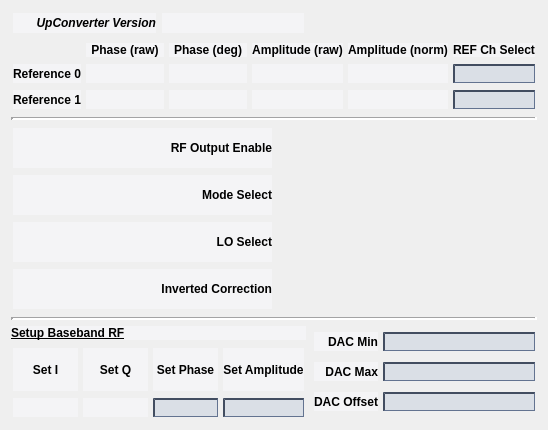
<?xml version="1.0" encoding="UTF-8"?>
<ui version="4.0">
 <class>Form</class>
 <widget class="QWidget" name="Form">
  <property name="geometry">
   <rect>
    <x>0</x>
    <y>0</y>
    <width>548</width>
    <height>430</height>
   </rect>
  </property>
  <property name="windowTitle">
   <string>Form</string>
  </property>
  <property name="styleSheet">
   <string notr="true">/* Background color of popup-list.*/ 
QComboBox QListView{
    background-color:white;
    border:1px solid gray;
}
/* Needed to complete the rule set. */
QComboBox::item:alternate {
    background: white;
}
/* Color of the selected list item. */
QComboBox::item:selected {
    border: 1px solid transparent;
    background:yellow;
}
/* Indicator will shine through the label text if you don't make it hidden. */
QComboBox::indicator{
    background-color:transparent;
    selection-background-color:transparent;
    color:transparent;
    selection-color:transparent;
}

QFrame{
  background-color: rgb(244,244,246)
}

QPushButton {
    background-color: rgb(136,157,162);
    border-color: rgb(212,228,233) rgb(50,88,100) rgb(50,88,100) rgb(212,228,233);
    border-style: outset;
    border-radius: 1px;
    border-width: 2px; 
    padding: 4px;
}
QPushButton:hover {
   background-color: rgb(106,127,132);
}
QPushButton:pressed {
    background-color: rgb(208,229,232);
    border-style: inset;
    border-width: 2px;
	border-color: rgb(50,88,100) rgb(212,228,233) rgb(212,228,233) rgb(50,88,100);
}
QPushButton:checked{
    background-color: rgb(208,229,232);
    border-style: inset;
    border-width: 2px;
	border-color:  rgb(112,134,142) rgb(229,233,235) rgb(239,233,235) rgb(112,134,142);
}
QLineEdit {
  background-color: rgb(218,223,230);
  border-color: rgb(66,77,96);
  border-style: inset;
  border-width: 2px 1px 1px 2px;
}
QLineEdit:hover {
 background-color: rgb(198,203,210)
}
PyDMLabel {
  background-color: rgb(189,197,205);
}

 QTabWidget::pane {
    border: 1px solid black;
    background: white;
}

QTabWidget::tab-bar:top {
    top: 1px;
}

QTabWidget::tab-bar:bottom {
    bottom: 1px;
}

QTabWidget::tab-bar:left {
    right: 1px;
}

QTabWidget::tab-bar:right {
    left: 1px;
}

QTabBar::tab {
    border: 1px solid black;
}

QTabBar::tab:selected {
    background: rgb(220,229,236);
}

QTabBar::tab:!selected {
    background: rgb(132,165,190);
}

QTabBar::tab:!selected:hover {
    background: rgb(120,153,178);
}

QTabBar::tab:top:!selected {
    margin-top: 3px;
}

QTabBar::tab:bottom:!selected {
    margin-bottom: 3px;
}

QTabBar::tab:top, QTabBar::tab:bottom {
    min-width: 6ex;
    margin-right: -1px;
    padding: 4px 8px 4px 8px;
	border-radius: 2px;
}

QTabBar::tab:top:selected {
    border-bottom-color: none;
}

QTabBar::tab:bottom:selected {
    border-top-color: none;
}

QTabBar::tab:top:last, QTabBar::tab:bottom:last,
QTabBar::tab:top:only-one, QTabBar::tab:bottom:only-one {
    margin-right: 0;
}

QTabBar::tab:left:!selected {
    margin-right: 3px;
}

QTabBar::tab:right:!selected {
    margin-left: 3px;
}

QTabBar::tab:left, QTabBar::tab:right {
    min-height: 6ex;
    margin-bottom: -1px;
    padding: 8px 5px 8px 5px;
	border-radius: 2px;
}

QTabBar::tab:left:selected {
    border-left-color: none;
}

QTabBar::tab:right:selected {
    border-right-color: none;
}

QTabBar::tab:left:last, QTabBar::tab:right:last,
QTabBar::tab:left:only-one, QTabBar::tab:right:only-one {
    margin-bottom: 0;
}</string>
  </property>
  <layout class="QGridLayout" name="gridLayout_5">
   <item row="5" column="0">
    <widget class="QLabel" name="label_13">
     <property name="font">
      <font>
       <weight>75</weight>
       <italic>false</italic>
       <bold>true</bold>
       <underline>true</underline>
      </font>
     </property>
     <property name="text">
      <string>Setup Baseband RF</string>
     </property>
    </widget>
   </item>
   <item row="6" column="0">
    <layout class="QGridLayout" name="gridLayout_3">
     <property name="leftMargin">
      <number>2</number>
     </property>
     <property name="topMargin">
      <number>2</number>
     </property>
     <property name="rightMargin">
      <number>2</number>
     </property>
     <property name="bottomMargin">
      <number>2</number>
     </property>
     <property name="horizontalSpacing">
      <number>5</number>
     </property>
     <property name="verticalSpacing">
      <number>7</number>
     </property>
     <item row="0" column="0">
      <widget class="QLabel" name="label_14">
       <property name="font">
        <font>
         <weight>75</weight>
         <bold>true</bold>
        </font>
       </property>
       <property name="text">
        <string>Set I</string>
       </property>
       <property name="alignment">
        <set>Qt::AlignCenter</set>
       </property>
      </widget>
     </item>
     <item row="0" column="1">
      <widget class="QLabel" name="label_15">
       <property name="font">
        <font>
         <weight>75</weight>
         <bold>true</bold>
        </font>
       </property>
       <property name="text">
        <string>Set Q</string>
       </property>
       <property name="alignment">
        <set>Qt::AlignCenter</set>
       </property>
      </widget>
     </item>
     <item row="0" column="2">
      <widget class="QLabel" name="label_16">
       <property name="font">
        <font>
         <weight>75</weight>
         <bold>true</bold>
        </font>
       </property>
       <property name="text">
        <string>Set Phase</string>
       </property>
       <property name="alignment">
        <set>Qt::AlignCenter</set>
       </property>
      </widget>
     </item>
     <item row="0" column="3">
      <widget class="QLabel" name="label_17">
       <property name="font">
        <font>
         <weight>75</weight>
         <bold>true</bold>
        </font>
       </property>
       <property name="text">
        <string>Set Amplitude</string>
       </property>
       <property name="alignment">
        <set>Qt::AlignCenter</set>
       </property>
      </widget>
     </item>
     <item row="1" column="0">
      <widget class="PyDMLabel" name="PyDMLabel_10">
       <property name="sizePolicy">
        <sizepolicy hsizetype="Preferred" vsizetype="Preferred">
         <horstretch>1</horstretch>
         <verstretch>1</verstretch>
        </sizepolicy>
       </property>
       <property name="toolTip">
        <string/>
       </property>
       <property name="alignment">
        <set>Qt::AlignCenter</set>
       </property>
       <property name="channel" stdset="0">
        <string>ca://${DEVICE}:BASEBAND_I</string>
       </property>
       <property name="displayFormat" stdset="0">
        <enum>PyDMLabel::Hex</enum>
       </property>
      </widget>
     </item>
     <item row="1" column="1">
      <widget class="PyDMLabel" name="PyDMLabel_11">
       <property name="sizePolicy">
        <sizepolicy hsizetype="Preferred" vsizetype="Preferred">
         <horstretch>1</horstretch>
         <verstretch>1</verstretch>
        </sizepolicy>
       </property>
       <property name="toolTip">
        <string/>
       </property>
       <property name="alignment">
        <set>Qt::AlignCenter</set>
       </property>
       <property name="channel" stdset="0">
        <string>ca://${DEVICE}:BASEBAND_Q</string>
       </property>
      </widget>
     </item>
     <item row="1" column="2">
      <widget class="PyDMLineEdit" name="PyDMLineEdit_3">
       <property name="sizePolicy">
        <sizepolicy hsizetype="Expanding" vsizetype="Fixed">
         <horstretch>1</horstretch>
         <verstretch>1</verstretch>
        </sizepolicy>
       </property>
       <property name="toolTip">
        <string/>
       </property>
       <property name="alignment">
        <set>Qt::AlignCenter</set>
       </property>
       <property name="channel" stdset="0">
        <string>ca://${DEVICE}:BASEBAND_PHASE</string>
       </property>
      </widget>
     </item>
     <item row="1" column="3">
      <widget class="PyDMLineEdit" name="PyDMLineEdit_4">
       <property name="sizePolicy">
        <sizepolicy hsizetype="Expanding" vsizetype="Fixed">
         <horstretch>1</horstretch>
         <verstretch>1</verstretch>
        </sizepolicy>
       </property>
       <property name="toolTip">
        <string/>
       </property>
       <property name="alignment">
        <set>Qt::AlignCenter</set>
       </property>
       <property name="channel" stdset="0">
        <string>ca://${DEVICE}:BASEBAND_AMPL</string>
       </property>
      </widget>
     </item>
    </layout>
   </item>
   <item row="5" column="1" rowspan="2">
    <layout class="QGridLayout" name="gridLayout_4">
     <property name="leftMargin">
      <number>2</number>
     </property>
     <property name="topMargin">
      <number>2</number>
     </property>
     <property name="rightMargin">
      <number>2</number>
     </property>
     <property name="bottomMargin">
      <number>2</number>
     </property>
     <property name="horizontalSpacing">
      <number>5</number>
     </property>
     <property name="verticalSpacing">
      <number>7</number>
     </property>
     <item row="0" column="0">
      <widget class="QLabel" name="label_18">
       <property name="font">
        <font>
         <weight>75</weight>
         <bold>true</bold>
        </font>
       </property>
       <property name="text">
        <string>DAC Min</string>
       </property>
       <property name="alignment">
        <set>Qt::AlignRight|Qt::AlignTrailing|Qt::AlignVCenter</set>
       </property>
      </widget>
     </item>
     <item row="0" column="1">
      <widget class="PyDMLineEdit" name="PyDMLineEdit_5">
       <property name="toolTip">
        <string/>
       </property>
       <property name="alignment">
        <set>Qt::AlignCenter</set>
       </property>
       <property name="channel" stdset="0">
        <string>ca://${DEVICE}:RFDACMIN</string>
       </property>
      </widget>
     </item>
     <item row="1" column="0">
      <widget class="QLabel" name="label_20">
       <property name="font">
        <font>
         <weight>75</weight>
         <bold>true</bold>
        </font>
       </property>
       <property name="text">
        <string>DAC Max</string>
       </property>
       <property name="alignment">
        <set>Qt::AlignRight|Qt::AlignTrailing|Qt::AlignVCenter</set>
       </property>
      </widget>
     </item>
     <item row="1" column="1">
      <widget class="PyDMLineEdit" name="PyDMLineEdit_6">
       <property name="toolTip">
        <string/>
       </property>
       <property name="alignment">
        <set>Qt::AlignCenter</set>
       </property>
       <property name="channel" stdset="0">
        <string>ca://${DEVICE}:RFDACMAX</string>
       </property>
      </widget>
     </item>
     <item row="2" column="0">
      <widget class="QLabel" name="label_19">
       <property name="font">
        <font>
         <weight>75</weight>
         <bold>true</bold>
        </font>
       </property>
       <property name="text">
        <string>DAC Offset</string>
       </property>
       <property name="alignment">
        <set>Qt::AlignRight|Qt::AlignTrailing|Qt::AlignVCenter</set>
       </property>
      </widget>
     </item>
     <item row="2" column="1">
      <widget class="PyDMLineEdit" name="PyDMLineEdit_7">
       <property name="toolTip">
        <string/>
       </property>
       <property name="alignment">
        <set>Qt::AlignCenter</set>
       </property>
       <property name="channel" stdset="0">
        <string>ca://${DEVICE}:RFDACOFFSET</string>
       </property>
      </widget>
     </item>
    </layout>
   </item>
   <item row="1" column="0" colspan="2">
    <layout class="QGridLayout" name="gridLayout">
     <property name="leftMargin">
      <number>2</number>
     </property>
     <property name="topMargin">
      <number>2</number>
     </property>
     <property name="rightMargin">
      <number>2</number>
     </property>
     <property name="bottomMargin">
      <number>2</number>
     </property>
     <property name="horizontalSpacing">
      <number>5</number>
     </property>
     <property name="verticalSpacing">
      <number>7</number>
     </property>
     <item row="0" column="1">
      <widget class="QLabel" name="label_4">
       <property name="sizePolicy">
        <sizepolicy hsizetype="Preferred" vsizetype="Preferred">
         <horstretch>1</horstretch>
         <verstretch>0</verstretch>
        </sizepolicy>
       </property>
       <property name="font">
        <font>
         <weight>75</weight>
         <bold>true</bold>
        </font>
       </property>
       <property name="text">
        <string>Phase (raw)</string>
       </property>
       <property name="alignment">
        <set>Qt::AlignCenter</set>
       </property>
      </widget>
     </item>
     <item row="0" column="2">
      <widget class="QLabel" name="label_5">
       <property name="sizePolicy">
        <sizepolicy hsizetype="Preferred" vsizetype="Preferred">
         <horstretch>1</horstretch>
         <verstretch>0</verstretch>
        </sizepolicy>
       </property>
       <property name="font">
        <font>
         <weight>75</weight>
         <bold>true</bold>
        </font>
       </property>
       <property name="text">
        <string>Phase (deg)</string>
       </property>
       <property name="alignment">
        <set>Qt::AlignCenter</set>
       </property>
      </widget>
     </item>
     <item row="0" column="3">
      <widget class="QLabel" name="label_6">
       <property name="sizePolicy">
        <sizepolicy hsizetype="Preferred" vsizetype="Preferred">
         <horstretch>1</horstretch>
         <verstretch>0</verstretch>
        </sizepolicy>
       </property>
       <property name="font">
        <font>
         <weight>75</weight>
         <bold>true</bold>
        </font>
       </property>
       <property name="text">
        <string>Amplitude (raw)</string>
       </property>
       <property name="alignment">
        <set>Qt::AlignCenter</set>
       </property>
      </widget>
     </item>
     <item row="0" column="4">
      <widget class="QLabel" name="label_7">
       <property name="sizePolicy">
        <sizepolicy hsizetype="Preferred" vsizetype="Preferred">
         <horstretch>1</horstretch>
         <verstretch>0</verstretch>
        </sizepolicy>
       </property>
       <property name="font">
        <font>
         <weight>75</weight>
         <bold>true</bold>
        </font>
       </property>
       <property name="text">
        <string>Amplitude (norm)</string>
       </property>
       <property name="alignment">
        <set>Qt::AlignCenter</set>
       </property>
      </widget>
     </item>
     <item row="0" column="5">
      <widget class="QLabel" name="label_8">
       <property name="sizePolicy">
        <sizepolicy hsizetype="Preferred" vsizetype="Preferred">
         <horstretch>1</horstretch>
         <verstretch>0</verstretch>
        </sizepolicy>
       </property>
       <property name="font">
        <font>
         <weight>75</weight>
         <bold>true</bold>
        </font>
       </property>
       <property name="text">
        <string>REF Ch Select</string>
       </property>
       <property name="alignment">
        <set>Qt::AlignCenter</set>
       </property>
      </widget>
     </item>
     <item row="1" column="0">
      <widget class="QLabel" name="label_2">
       <property name="font">
        <font>
         <weight>75</weight>
         <bold>true</bold>
        </font>
       </property>
       <property name="text">
        <string>Reference 0</string>
       </property>
      </widget>
     </item>
     <item row="1" column="1">
      <widget class="PyDMLabel" name="PyDMLabel_2">
       <property name="toolTip">
        <string/>
       </property>
       <property name="alignment">
        <set>Qt::AlignCenter</set>
       </property>
       <property name="channel" stdset="0">
        <string>ca://${DEVICE}:REF_PHASERAW0</string>
       </property>
       <property name="displayFormat" stdset="0">
        <enum>PyDMLabel::Hex</enum>
       </property>
      </widget>
     </item>
     <item row="1" column="2">
      <widget class="PyDMLabel" name="PyDMLabel_4">
       <property name="toolTip">
        <string/>
       </property>
       <property name="alignment">
        <set>Qt::AlignCenter</set>
       </property>
       <property name="channel" stdset="0">
        <string>ca://${DEVICE}:REF_PHASE0</string>
       </property>
      </widget>
     </item>
     <item row="1" column="3">
      <widget class="PyDMLabel" name="PyDMLabel_6">
       <property name="toolTip">
        <string/>
       </property>
       <property name="alignment">
        <set>Qt::AlignCenter</set>
       </property>
       <property name="channel" stdset="0">
        <string>ca://${DEVICE}:REF_AMPLRAW0</string>
       </property>
       <property name="displayFormat" stdset="0">
        <enum>PyDMLabel::Hex</enum>
       </property>
      </widget>
     </item>
     <item row="1" column="4">
      <widget class="PyDMLabel" name="PyDMLabel_8">
       <property name="toolTip">
        <string/>
       </property>
       <property name="alignment">
        <set>Qt::AlignCenter</set>
       </property>
       <property name="channel" stdset="0">
        <string>ca://${DEVICE}:REF_AMPL0</string>
       </property>
      </widget>
     </item>
     <item row="1" column="5">
      <widget class="PyDMLineEdit" name="PyDMLineEdit">
       <property name="toolTip">
        <string/>
       </property>
       <property name="alignment">
        <set>Qt::AlignCenter</set>
       </property>
       <property name="channel" stdset="0">
        <string>ca://${DEVICE}:REF_SELECT0</string>
       </property>
      </widget>
     </item>
     <item row="2" column="0">
      <widget class="QLabel" name="label_3">
       <property name="font">
        <font>
         <weight>75</weight>
         <bold>true</bold>
        </font>
       </property>
       <property name="text">
        <string>Reference 1</string>
       </property>
      </widget>
     </item>
     <item row="2" column="1">
      <widget class="PyDMLabel" name="PyDMLabel_3">
       <property name="toolTip">
        <string/>
       </property>
       <property name="alignment">
        <set>Qt::AlignCenter</set>
       </property>
       <property name="channel" stdset="0">
        <string>ca://${DEVICE}:REF_PHASERAW1</string>
       </property>
       <property name="displayFormat" stdset="0">
        <enum>PyDMLabel::Hex</enum>
       </property>
      </widget>
     </item>
     <item row="2" column="2">
      <widget class="PyDMLabel" name="PyDMLabel_5">
       <property name="toolTip">
        <string/>
       </property>
       <property name="alignment">
        <set>Qt::AlignCenter</set>
       </property>
       <property name="channel" stdset="0">
        <string>ca://${DEVICE}:REF_PHASE1</string>
       </property>
      </widget>
     </item>
     <item row="2" column="3">
      <widget class="PyDMLabel" name="PyDMLabel_7">
       <property name="toolTip">
        <string/>
       </property>
       <property name="alignment">
        <set>Qt::AlignCenter</set>
       </property>
       <property name="channel" stdset="0">
        <string>ca://${DEVICE}:REF_AMPLRAW1</string>
       </property>
       <property name="displayFormat" stdset="0">
        <enum>PyDMLabel::Hex</enum>
       </property>
      </widget>
     </item>
     <item row="2" column="4">
      <widget class="PyDMLabel" name="PyDMLabel_9">
       <property name="toolTip">
        <string/>
       </property>
       <property name="alignment">
        <set>Qt::AlignCenter</set>
       </property>
       <property name="channel" stdset="0">
        <string>ca://${DEVICE}:REF_AMPL1</string>
       </property>
      </widget>
     </item>
     <item row="2" column="5">
      <widget class="PyDMLineEdit" name="PyDMLineEdit_2">
       <property name="toolTip">
        <string/>
       </property>
       <property name="alignment">
        <set>Qt::AlignCenter</set>
       </property>
       <property name="channel" stdset="0">
        <string>ca://${DEVICE}:REF_SELECT1</string>
       </property>
      </widget>
     </item>
    </layout>
   </item>
   <item row="0" column="0">
    <layout class="QHBoxLayout" name="horizontalLayout">
     <property name="leftMargin">
      <number>2</number>
     </property>
     <property name="topMargin">
      <number>2</number>
     </property>
     <property name="rightMargin">
      <number>2</number>
     </property>
     <property name="bottomMargin">
      <number>2</number>
     </property>
     <item>
      <widget class="QLabel" name="label">
       <property name="font">
        <font>
         <weight>75</weight>
         <italic>true</italic>
         <bold>true</bold>
        </font>
       </property>
       <property name="text">
        <string>UpConverter Version</string>
       </property>
       <property name="alignment">
        <set>Qt::AlignRight|Qt::AlignTrailing|Qt::AlignVCenter</set>
       </property>
      </widget>
     </item>
     <item>
      <widget class="PyDMLabel" name="PyDMLabel">
       <property name="sizePolicy">
        <sizepolicy hsizetype="Preferred" vsizetype="Minimum">
         <horstretch>0</horstretch>
         <verstretch>0</verstretch>
        </sizepolicy>
       </property>
       <property name="minimumSize">
        <size>
         <width>0</width>
         <height>20</height>
        </size>
       </property>
       <property name="toolTip">
        <string/>
       </property>
       <property name="channel" stdset="0">
        <string>ca://${DEVICE}:UCNV_VER</string>
       </property>
       <property name="displayFormat" stdset="0">
        <enum>PyDMLabel::Hex</enum>
       </property>
      </widget>
     </item>
    </layout>
   </item>
   <item row="2" column="0" colspan="2">
    <widget class="Line" name="line">
     <property name="lineWidth">
      <number>3</number>
     </property>
     <property name="orientation">
      <enum>Qt::Horizontal</enum>
     </property>
    </widget>
   </item>
   <item row="4" column="0" colspan="2">
    <widget class="Line" name="line_2">
     <property name="lineWidth">
      <number>3</number>
     </property>
     <property name="orientation">
      <enum>Qt::Horizontal</enum>
     </property>
    </widget>
   </item>
   <item row="3" column="0" colspan="2">
    <layout class="QGridLayout" name="gridLayout_2">
     <property name="leftMargin">
      <number>2</number>
     </property>
     <property name="topMargin">
      <number>2</number>
     </property>
     <property name="rightMargin">
      <number>2</number>
     </property>
     <property name="bottomMargin">
      <number>2</number>
     </property>
     <property name="horizontalSpacing">
      <number>5</number>
     </property>
     <property name="verticalSpacing">
      <number>7</number>
     </property>
     <item row="0" column="0">
      <widget class="QLabel" name="label_9">
       <property name="font">
        <font>
         <weight>75</weight>
         <bold>true</bold>
        </font>
       </property>
       <property name="styleSheet">
        <string notr="true"/>
       </property>
       <property name="text">
        <string>RF Output Enable</string>
       </property>
       <property name="alignment">
        <set>Qt::AlignRight|Qt::AlignTrailing|Qt::AlignVCenter</set>
       </property>
      </widget>
     </item>
     <item row="0" column="1">
      <widget class="PyDMEnumButton" name="PyDMEnumButton">
       <property name="sizePolicy">
        <sizepolicy hsizetype="Preferred" vsizetype="Maximum">
         <horstretch>0</horstretch>
         <verstretch>0</verstretch>
        </sizepolicy>
       </property>
       <property name="minimumSize">
        <size>
         <width>0</width>
         <height>40</height>
        </size>
       </property>
       <property name="toolTip">
        <string/>
       </property>
       <property name="channel" stdset="0">
        <string>ca://${DEVICE}:RF_ENABLE</string>
       </property>
       <property name="orientation" stdset="0">
        <enum>Qt::Horizontal</enum>
       </property>
       <property name="marginTop" stdset="0">
        <number>0</number>
       </property>
       <property name="marginBottom" stdset="0">
        <number>0</number>
       </property>
       <property name="marginLeft" stdset="0">
        <number>0</number>
       </property>
       <property name="marginRight" stdset="0">
        <number>0</number>
       </property>
       <property name="horizontalSpacing" stdset="0">
        <number>0</number>
       </property>
       <property name="verticalSpacing" stdset="0">
        <number>0</number>
       </property>
      </widget>
     </item>
     <item row="1" column="0">
      <widget class="QLabel" name="label_10">
       <property name="font">
        <font>
         <weight>75</weight>
         <bold>true</bold>
        </font>
       </property>
       <property name="styleSheet">
        <string notr="true"/>
       </property>
       <property name="text">
        <string>Mode Select</string>
       </property>
       <property name="alignment">
        <set>Qt::AlignRight|Qt::AlignTrailing|Qt::AlignVCenter</set>
       </property>
      </widget>
     </item>
     <item row="1" column="1">
      <widget class="PyDMEnumButton" name="PyDMEnumButton_2">
       <property name="sizePolicy">
        <sizepolicy hsizetype="Preferred" vsizetype="Maximum">
         <horstretch>0</horstretch>
         <verstretch>0</verstretch>
        </sizepolicy>
       </property>
       <property name="minimumSize">
        <size>
         <width>0</width>
         <height>40</height>
        </size>
       </property>
       <property name="toolTip">
        <string/>
       </property>
       <property name="channel" stdset="0">
        <string>ca://${DEVICE}:RF_MODE</string>
       </property>
       <property name="orientation" stdset="0">
        <enum>Qt::Horizontal</enum>
       </property>
       <property name="marginTop" stdset="0">
        <number>0</number>
       </property>
       <property name="marginBottom" stdset="0">
        <number>0</number>
       </property>
       <property name="marginLeft" stdset="0">
        <number>0</number>
       </property>
       <property name="marginRight" stdset="0">
        <number>0</number>
       </property>
       <property name="horizontalSpacing" stdset="0">
        <number>0</number>
       </property>
       <property name="verticalSpacing" stdset="0">
        <number>0</number>
       </property>
      </widget>
     </item>
     <item row="2" column="0">
      <widget class="QLabel" name="label_11">
       <property name="font">
        <font>
         <weight>75</weight>
         <bold>true</bold>
        </font>
       </property>
       <property name="styleSheet">
        <string notr="true"/>
       </property>
       <property name="text">
        <string>LO Select</string>
       </property>
       <property name="alignment">
        <set>Qt::AlignRight|Qt::AlignTrailing|Qt::AlignVCenter</set>
       </property>
      </widget>
     </item>
     <item row="2" column="1">
      <widget class="PyDMEnumButton" name="PyDMEnumButton_3">
       <property name="sizePolicy">
        <sizepolicy hsizetype="Preferred" vsizetype="Maximum">
         <horstretch>0</horstretch>
         <verstretch>0</verstretch>
        </sizepolicy>
       </property>
       <property name="minimumSize">
        <size>
         <width>0</width>
         <height>40</height>
        </size>
       </property>
       <property name="toolTip">
        <string/>
       </property>
       <property name="channel" stdset="0">
        <string>ca://${DEVICE}:LO_SELECT</string>
       </property>
       <property name="orientation" stdset="0">
        <enum>Qt::Horizontal</enum>
       </property>
       <property name="marginTop" stdset="0">
        <number>0</number>
       </property>
       <property name="marginBottom" stdset="0">
        <number>0</number>
       </property>
       <property name="marginLeft" stdset="0">
        <number>0</number>
       </property>
       <property name="marginRight" stdset="0">
        <number>0</number>
       </property>
       <property name="horizontalSpacing" stdset="0">
        <number>0</number>
       </property>
       <property name="verticalSpacing" stdset="0">
        <number>0</number>
       </property>
      </widget>
     </item>
     <item row="3" column="0">
      <widget class="QLabel" name="label_12">
       <property name="font">
        <font>
         <weight>75</weight>
         <bold>true</bold>
        </font>
       </property>
       <property name="styleSheet">
        <string notr="true"/>
       </property>
       <property name="text">
        <string>Inverted Correction</string>
       </property>
       <property name="alignment">
        <set>Qt::AlignRight|Qt::AlignTrailing|Qt::AlignVCenter</set>
       </property>
      </widget>
     </item>
     <item row="3" column="1">
      <widget class="PyDMEnumButton" name="PyDMEnumButton_4">
       <property name="sizePolicy">
        <sizepolicy hsizetype="Preferred" vsizetype="Maximum">
         <horstretch>0</horstretch>
         <verstretch>0</verstretch>
        </sizepolicy>
       </property>
       <property name="minimumSize">
        <size>
         <width>0</width>
         <height>40</height>
        </size>
       </property>
       <property name="toolTip">
        <string/>
       </property>
       <property name="channel" stdset="0">
        <string>ca://${DEVICE}:INVREFCORRECTION</string>
       </property>
       <property name="orientation" stdset="0">
        <enum>Qt::Horizontal</enum>
       </property>
       <property name="marginTop" stdset="0">
        <number>0</number>
       </property>
       <property name="marginBottom" stdset="0">
        <number>0</number>
       </property>
       <property name="marginLeft" stdset="0">
        <number>0</number>
       </property>
       <property name="marginRight" stdset="0">
        <number>0</number>
       </property>
       <property name="horizontalSpacing" stdset="0">
        <number>0</number>
       </property>
       <property name="verticalSpacing" stdset="0">
        <number>0</number>
       </property>
      </widget>
     </item>
    </layout>
   </item>
  </layout>
 </widget>
 <customwidgets>
  <customwidget>
   <class>PyDMLabel</class>
   <extends>QLabel</extends>
   <header>pydm.widgets.label</header>
  </customwidget>
  <customwidget>
   <class>PyDMLineEdit</class>
   <extends>QLineEdit</extends>
   <header>pydm.widgets.line_edit</header>
  </customwidget>
  <customwidget>
   <class>PyDMEnumButton</class>
   <extends>QWidget</extends>
   <header>pydm.widgets.enum_button</header>
  </customwidget>
 </customwidgets>
 <resources/>
 <connections/>
</ui>
